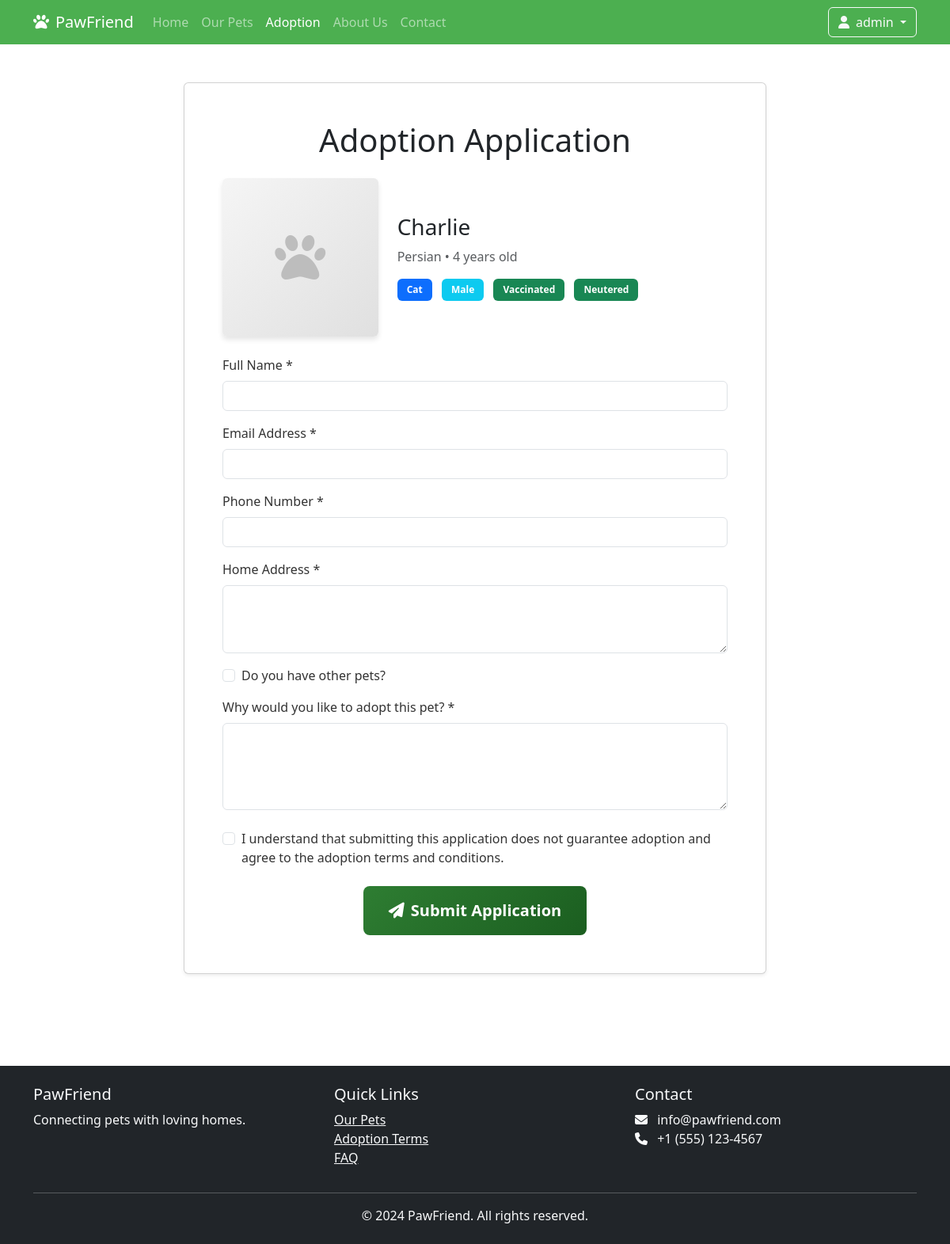
/adoption/apply/4/ (signed in), run on the app's committed database.
### core/models.py (models this page shows, shortened)
class Pet(models.Model):
    SPECIES_CHOICES = [
        ('dog', 'Dog'),
        ('cat', 'Cat'),
        ('bird', 'Bird'),
        ('other', 'Other'),
    ]
    STATUS_CHOICES = [
        ('available', 'Available for Adoption'),
        ('pending', 'Adoption Pending'),
        ('adopted', 'Adopted'),
    ]
    name = models.CharField(max_length=100, verbose_name='Name')
    species = models.CharField(max_length=50, choices=SPECIES_CHOICES, verbose_name='Species')
    breed = models.CharField(max_length=100, verbose_name='Breed')
    age = models.PositiveIntegerField(verbose_name='Age')
    gender = models.CharField(max_length=50, choices=[('male', 'Male'), ('female', 'Female')], verbose_name='Gender')
    description = models.TextField(verbose_name='Description')
    health_status = models.TextField(verbose_name='Health Status')
    is_vaccinated = models.BooleanField(default=False, verbose_name='Vaccinated')
    is_neutered = models.BooleanField(default=False, verbose_name='Neutered')
    photo = models.ImageField(upload_to='pets/', verbose_name='Photo', null=True, blank=True)
    status = models.CharField(max_length=50, choices=STATUS_CHOICES, default='available', verbose_name='Status')
    created_at = models.DateTimeField(auto_now_add=True)
    updated_at = models.DateTimeField(auto_now=True)
    class Meta:
        verbose_name = 'Pet'
        verbose_name_plural = 'Pets'
        ordering = ['-created_at']

### core/views.py (the view, shortened to what this page needs)
# urls.py: path('adoption/apply/<int:pet_id>/', views.adoption_apply, name='adoption_apply'),
@login_required
def adoption_apply(request, pet_id):
    pet = get_object_or_404(Pet, id=pet_id, status='available')
    return render(request, 'core/adoption/apply.html', {'pet': pet})

### templates/core/adoption/apply.html (shortened to what this page needs)
{% extends 'core/base.html' %}
{% load static %}
{% block content %}
<div class="container py-5">
    <div class="row">
        <div class="col-lg-8 mx-auto">
            <div class="card shadow-sm">
                <div class="card-body p-5">
                    <h1 class="text-center mb-4">Adoption Application</h1>
                    <div class="pet-info mb-4">
                        <div class="row align-items-center">
                            <div class="col-md-4">
                                {% if pet.photo %}
                                    <img src="{{ pet.photo.url }}" alt="{{ pet.name }}" class="img-fluid rounded pet-photo">
                                {% else %}
                                    <div class="no-photo-placeholder rounded">
                                        <i class="fas fa-paw"></i>
                                    </div>
                                {% endif %}
                            </div>
                            <div class="col-md-8">
                                <h3>{{ pet.name }}</h3>
                                <p class="text-muted">{{ pet.breed }} • {{ pet.age }} years old</p>
                                <div class="pet-tags">
                                    <span class="badge bg-primary">{{ pet.get_species_display }}</span>
                                    <span class="badge bg-info">{{ pet.get_gender_display }}</span>
                                    {% if pet.is_vaccinated %}
                                    <span class="badge bg-success">Vaccinated</span>
                                    {% endif %}
                                    {% if pet.is_neutered %}
                                    <span class="badge bg-success">Neutered</span>
                                    {% endif %}
                                </div>
                            </div>
                        </div>
                    </div>
                    <form method="POST" class="adoption-form">
                        <div class="form-group mb-3">
                            <label for="full_name" class="form-label">Full Name *</label>
                            <input type="text" class="form-control" id="full_name" name="full_name" required>
                        </div>
                        <div class="form-group mb-3">
                            <label for="email" class="form-label">Email Address *</label>
                            <input type="email" class="form-control" id="email" name="email" required>
                        </div>
                        <div class="form-group mb-3">
                            <label for="phone" class="form-label">Phone Number *</label>
                            <input type="tel" class="form-control" id="phone" name="phone" required>
                        </div>
                        <div class="form-group mb-3">
                            <label for="address" class="form-label">Home Address *</label>
                            <textarea class="form-control" id="address" name="address" rows="3" required></textarea>
                        </div>
                        <div class="form-group mb-3">
                            <div class="form-check">
                                <input type="checkbox" class="form-check-input" id="has_pets" name="has_pets">
                                <label class="form-check-label" for="has_pets">Do you have other pets?</label>
                            </div>
                        </div>
                        <div class="form-group mb-4">
                            <label for="reason" class="form-label">Why would you like to adopt this pet? *</label>
                            <textarea class="form-control" id="reason" name="reason" rows="4" required></textarea>
                        </div>
                        <div class="form-check mb-4">
                            <input type="checkbox" class="form-check-input" id="terms" required>
                            <label class="form-check-label" for="terms">
                                I understand that submitting this application does not guarantee adoption and agree to the adoption terms and conditions.
                            </label>
                        </div>
                        <div class="text-center">
                            <button type="submit" class="btn btn-primary btn-lg">
                                <i class="fas fa-paper-plane me-2"></i>Submit Application
                            </button>
                        </div>
                    </form>
                </div>
            </div>
        </div>
    </div>
</div>
{% endblock %}

### templates/core/base.html (shortened to what this page needs)
{% load static %}
<!DOCTYPE html>
<html lang="en">
<head>
    <link href="https://cdn.jsdelivr.net/npm/bootstrap@5.3.3/dist/css/bootstrap.min.css" rel="stylesheet">
    <link rel="stylesheet" href="https://cdnjs.cloudflare.com/ajax/libs/font-awesome/6.5.1/css/all.min.css">
    <link rel="stylesheet" href="{% static 'css/auth.css' %}">
</head>
<body>
    <nav class="navbar navbar-expand-lg navbar-dark">
        <div class="container">
            <a class="navbar-brand" href="{% url 'core:home' %}">
                <i class="fas fa-paw me-2"></i>PawFriend
            </a>
            <div class="collapse navbar-collapse" id="navbarNav">
                <ul class="navbar-nav me-auto">
                    <li class="nav-item">
                        <a class="nav-link {% if request.path == '/' %}active{% endif %}" href="{% url 'core:home' %}">Home</a>
                    </li>
                    <li class="nav-item">
                        <a class="nav-link {% if 'our-pets' in request.path %}active{% endif %}" href="{% url 'core:pets_list' %}">Our Pets</a>
                    </li>
                    <li class="nav-item">
                        <a class="nav-link {% if 'adoption' in request.path %}active{% endif %}" href="{% url 'core:adoption_info' %}">Adoption</a>
                    </li>
                    <li class="nav-item">
                        <a class="nav-link {% if 'about-us' in request.path %}active{% endif %}" href="{% url 'core:about_us' %}">About Us</a>
                    </li>
                    <li class="nav-item">
                        <a class="nav-link {% if 'contact' in request.path %}active{% endif %}" href="{% url 'core:contact' %}">Contact</a>
                    </li>
                </ul>
                <div class="d-flex">
                    {% if user.is_authenticated %}
                        <div class="dropdown">
                            <button class="btn btn-outline-light dropdown-toggle" type="button" id="userDropdown" data-bs-toggle="dropdown" aria-expanded="false">
                                <i class="fas fa-user me-2"></i>{{ user.username }}
                            </button>
                        </div>
                    {% else %}
                        <a href="{% url 'accounts:login' %}" class="btn btn-outline-light me-2">Login</a>
                        <a href="{% url 'accounts:signup' %}" class="btn btn-light">Sign Up</a>
                    {% endif %}
                </div>
            </div>
        </div>
    </nav>
    {% block content %}{% endblock %}
    <footer class="bg-dark text-light mt-5 py-4">
        <div class="container">
            <div class="row">
                <div class="col-md-4">
                    <h5>PawFriend</h5>
                    <p>Connecting pets with loving homes.</p>
                </div>
                <div class="col-md-4">
                    <h5>Quick Links</h5>
                    <ul class="list-unstyled">
                        <li><a href="{% url 'core:pets_list' %}" class="text-light">Our Pets</a></li>
                        <li><a href="#" class="text-light">Adoption Terms</a></li>
                        <li><a href="#" class="text-light">FAQ</a></li>
                    </ul>
                </div>
                <div class="col-md-4">
                    <h5>Contact</h5>
                    <ul class="list-unstyled">
                        <li><i class="fas fa-envelope me-2"></i> info@pawfriend.com</li>
                        <li><i class="fas fa-phone me-2"></i> +1 (555) 123-4567</li>
                    </ul>
                </div>
            </div>
            <hr>
            <div class="text-center">
                <p class="mb-0">&copy; 2024 PawFriend. All rights reserved.</p>
            </div>
        </div>
    </footer>
</body>
</html>

### templates/core/base.html (style rules this page uses)
:root { --primary-color: #4CAF50; --secondary-color: #FFA726; }
.navbar { background-color: var(--primary-color) !important; }
.btn-primary { background-color: var(--primary-color); border-color: var(--primary-color); }
.card { transition: transform 0.3s; margin-bottom: 20px; }

### templates/core/adoption/apply.html (style rules this page uses)
.pet-tags .badge { margin-right: 0.5rem; padding: 0.5rem 0.75rem; }
.adoption-form label { font-weight: 500; color: #333; }
.no-photo-placeholder { width: 100%; height: 200px; display: flex; align-items: center; justify-content: center; background: linear-gradient(135deg, #f5f5f5 0%, #e0e0e0 100%); box-shadow: 0 4px 6px rgba(0, 0, 0, 0.1); }
.no-photo-placeholder i { font-size: 4rem; color: #bdbdbd; }
.btn-primary { background: linear-gradient(135deg, #2E7D32 0%, #1B5E20 100%); border: none; padding: 1rem 2rem; font-weight: 600; transition: all 0.3s ease; }

### data on the page
Pet: name "Charlie", breed "Persian", age "4", species "Cat", gender "Male"

### other printed values
{{ user.username }} "admin"
